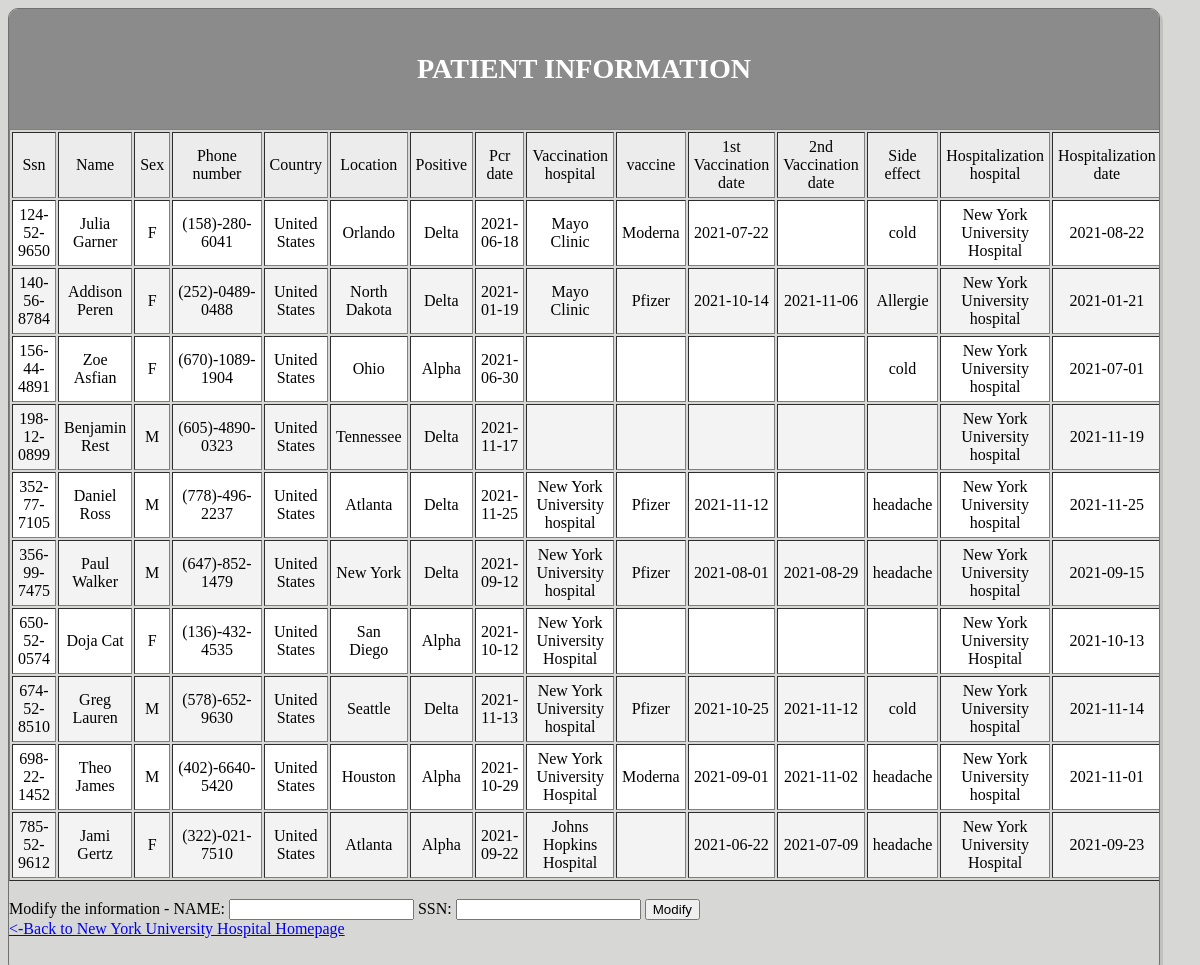
Page /nyuh_select.php on the committed database.
### tables this page shows
CREATE TABLE `people` (
  `ssn` varchar(16) NOT NULL,
  `name` varchar(30) NOT NULL,
  `sex` char(2) DEFAULT NULL,
  `phone_number` varchar(15) DEFAULT NULL,
  `country` varchar(15) NOT NULL,
  `location` varchar(20) DEFAULT NULL,
  `positive` varchar(10) DEFAULT NULL,
  `pcr_date` date DEFAULT NULL,
  `vaccination_hospital` varchar(30) DEFAULT NULL,
  `vaccine` varchar(20) DEFAULT NULL,
  `2st_vaccination_date` date DEFAULT NULL,
  `1st_vaccination_date` date DEFAULT NULL,
  `side_effect` varchar(20) DEFAULT NULL,
  `hospitalization_hospital` varchar(30) DEFAULT NULL,
  `hospitalization_date` date DEFAULT NULL,
  `discharge_date` date DEFAULT NULL,
  `deathday` datetime DEFAULT NULL,
  PRIMARY KEY (`ssn`),
  KEY `people_fk1` (`country`),
  KEY `people_fk3` (`hospitalization_hospital`),
  KEY `people_fk2` (`vaccination_hospital`),
  KEY `people_fk4` (`vaccine`),
  CONSTRAINT `people_fk1` FOREIGN KEY (`country`) REFERENCES `government` (`country`) ON DELETE CASCADE ON UPDATE CASCADE,
  CONSTRAINT `people_fk2` FOREIGN KEY (`vaccination_hospital`) REFERENCES `hospital` (`name`) ON DELETE CASCADE ON UPDATE CASCADE,
  CONSTRAINT `people_fk3` FOREIGN KEY (`hospitalization_hospital`) REFERENCES `hospital` (`name`) ON DELETE CASCADE ON UPDATE CASCADE,
  CONSTRAINT `people_fk4` FOREIGN KEY (`vaccine`) REFERENCES `pharmacist` (`name`) ON DELETE CASCADE ON UPDATE CASCADE
);

### htdocs/nyuh_select.php (the view, shortened to what this page needs)
<html lang="kr">
	<head>
</head>
<body>
<div class="table-users">
   <div class="header"><h3>Patient information</h3></div>
<?php
	$con=mysqli_connect("localhost", "root", "1234", "covid-19") or die("covid-19 Failed to connect !!");
	$sql ="SELECT * FROM people WHERE hospitalization_hospital = 'New York University Hospital'";
	$ret = mysqli_query($con, $sql);
	function date_default($date){
        return $date;
    }
  echo "<TABLE border=1>";
	echo "<TR>";
	echo "<TH>Ssn</TH><TH>Name</TH><TH>Sex</TH><TH>Phone number</TH><TH>Country</TH><TH>Location</TH><TH>Positive</TH><TH>Pcr date</TH>";
	echo "<TH>Vaccination hospital</TH><TH>vaccine</TH><TH>1st Vaccination date</TH><TH>2nd Vaccination date</TH><TH>Side effect</TH><TH>Hospitalization hospital</TH><TH>Hospitalization date</TH><TH>Discharge date</TH><TH>Deathday</TH>";
	echo "</TR>";
	while($row = mysqli_fetch_array($ret)) {
		$pcr_date = date_default($row['pcr_date']);
		$fst_vaccination_date = date_default($row['1st_vaccination_date']);
    	$scd_vaccination_date = date_default($row['2st_vaccination_date']);
    	$hospitalization_date = date_default($row['hospitalization_date']);
      echo "<TR>";
      echo "<TD>", $row['ssn'], "</TD>";
      echo "<TD>", $row['name'], "</TD>";
      echo "<TD>", $row['sex'], "</TD>";
      echo "<TD>", $row['phone_number'], "</TD>";
      echo "<TD>", $row['country'], "</TD>";
      echo "<TD>", $row['location'], "</TD>";
      echo "<TD>", $row['positive'], "</TD>";
      echo "<TD>", $pcr_date, "</TD>";
      echo "<TD>", $row['vaccination_hospital'], "</TD>";
      echo "<TD>", $row['vaccine'], "</TD>";
      echo "<TD>", $fst_vaccination_date, "</TD>";
      echo "<TD>", $scd_vaccination_date, "</TD>";
      echo "<TD>", $row['side_effect'], "</TD>";
      echo "<TD>", $row['hospitalization_hospital'], "</TD>";
      echo "<TD>", $hospitalization_date, "</TD>";
      echo "</TR>";
	}
	echo "</TABLE>"."<br>";
?>
<HTML>
	<HEAD>
	</HEAD>
	<BODY>
		<FORM METHOD="post" ACTION="nyuh_update.php">
        Modify the information - NAME: <INPUT TYPE = "text" NAME="name" VALUE>  SSN: <INPUT TYPE = "text" NAME="ssn" VALUE>
			<INPUT TYPE="submit" VALUE="Modify">
			<br> <a href='nyuh.php'> <-Back to New York University Hospital Homepage</a><br><br>
		</FORM>
	</BODY>
</HTML>

### htdocs/nyuh_select.php (style rules this page uses)
body { background-color: #d7d8d6; }
body * { box-sizing: border-box; }
.header { background-color: #8b8b8b; color: white; font-size: 1.5em; padding: 1rem; text-align: center; text-transform: uppercase; }
.table-users { border: 1px solid #707070; border-radius: 10px; box-shadow: 3px 3px 0 rgba(0, 0, 0, 0.1); max-width: calc(100% - 2em); margin: 0; overflow: hidden; width: 1900px; }
table { width: 100%; }
table td, table th { color: #000000; padding: 5px; }
table td { text-align: center; vertical-align: middle; }
table th { background-color: #ececec; font-weight: 200; }
table tr:nth-child(2n) { background-color: white; }
table tr:nth-child(2n+1) { background-color: #f3f3f3; }

### rows in the picture
people: ssn "124-52-9650", name "Julia Garner", sex "F", phone_number "(158)-280-6041", country "United States", location "Orlando", positive "Delta", pcr_date "2021-06-18", vaccination_hospital "Mayo Clinic", vaccine "Moderna", 1st_vaccination_date "2021-07-22", side_effect "cold", hospitalization_hospital "New York University Hospital", hospitalization_date "2021-08-22"
people: ssn "140-56-8784", name "Addison Peren", sex "F", phone_number "(252)-0489-0488", country "United States", location "North Dakota", positive "Delta", pcr_date "2021-01-19", vaccination_hospital "Mayo Clinic", vaccine "Pfizer", 1st_vaccination_date "2021-10-14", 2st_vaccination_date "2021-11-06", side_effect "Allergie", hospitalization_hospital "New York University hospital", hospitalization_date "2021-01-21"
people: ssn "156-44-4891", name "Zoe Asfian", sex "F", phone_number "(670)-1089-1904", country "United States", location "Ohio", positive "Alpha", pcr_date "2021-06-30", side_effect "cold", hospitalization_hospital "New York University hospital", hospitalization_date "2021-07-01"
people: ssn "198-12-0899", name "Benjamin Rest", sex "M", phone_number "(605)-4890-0323", country "United States", location "Tennessee", positive "Delta", pcr_date "2021-11-17", hospitalization_hospital "New York University hospital", hospitalization_date "2021-11-19"
people: ssn "352-77-7105", name "Daniel Ross", sex "M", phone_number "(778)-496-2237", country "United States", location "Atlanta", positive "Delta", pcr_date "2021-11-25", vaccination_hospital "New York University hospital", vaccine "Pfizer", 1st_vaccination_date "2021-11-12", side_effect "headache", hospitalization_hospital "New York University hospital", hospitalization_date "2021-11-25"
people: ssn "356-99-7475", name "Paul Walker", sex "M", phone_number "(647)-852-1479", country "United States", location "New York", positive "Delta", pcr_date "2021-09-12", vaccination_hospital "New York University hospital", vaccine "Pfizer", 1st_vaccination_date "2021-08-01", 2st_vaccination_date "2021-08-29", side_effect "headache", hospitalization_hospital "New York University hospital", hospitalization_date "2021-09-15"
people: ssn "650-52-0574", name "Doja Cat", sex "F", phone_number "(136)-432-4535", country "United States", location "San Diego", positive "Alpha", pcr_date "2021-10-12", vaccination_hospital "New York University Hospital", hospitalization_hospital "New York University Hospital", hospitalization_date "2021-10-13"
people: ssn "674-52-8510", name "Greg Lauren", sex "M", phone_number "(578)-652-9630", country "United States", location "Seattle", positive "Delta", pcr_date "2021-11-13", vaccination_hospital "New York University hospital", vaccine "Pfizer", 1st_vaccination_date "2021-10-25", 2st_vaccination_date "2021-11-12", side_effect "cold", hospitalization_hospital "New York University hospital", hospitalization_date "2021-11-14"
people: ssn "698-22-1452", name "Theo James", sex "M", phone_number "(402)-6640-5420", country "United States", location "Houston", positive "Alpha", pcr_date "2021-10-29", vaccination_hospital "New York University Hospital", vaccine "Moderna", 1st_vaccination_date "2021-09-01", 2st_vaccination_date "2021-11-02", side_effect "headache", hospitalization_hospital "New York University hospital", hospitalization_date "2021-11-01"
people: ssn "785-52-9612", name "Jami Gertz", sex "F", phone_number "(322)-021-7510", country "United States", location "Atlanta", positive "Alpha", pcr_date "2021-09-22", vaccination_hospital "Johns Hopkins Hospital", 1st_vaccination_date "2021-06-22", 2st_vaccination_date "2021-07-09", side_effect "headache", hospitalization_hospital "New York University Hospital", hospitalization_date "2021-09-23"
